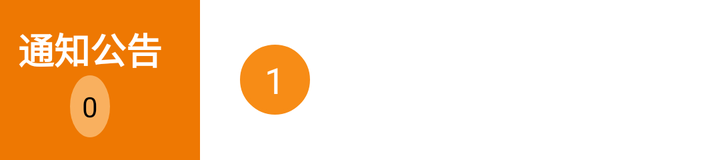
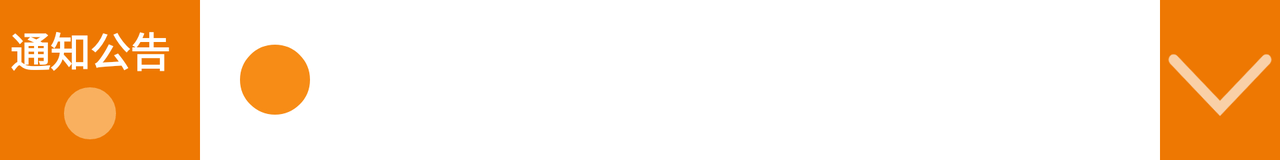

First picture: res/layout/ on a phone held upright. Second picture: the repository's own variant of that layout, on a device whose configuration matches the variant's folder. Source for both follows.
<!-- AndroidManifest.xml: application theme AppBaseTheme -->
<!-- res/layout/view_announcement.xml -->
<LinearLayout
    xmlns:android="http://schemas.android.com/apk/res/android"
    android:layout_width="match_parent"
    android:layout_height="wrap_content"
    android:orientation="horizontal"
    android:background="@color/white">

    
    <LinearLayout
        android:layout_width="100dp"
        android:layout_height="80dp"
        android:orientation="vertical"
        android:background="#ee7802"
        android:gravity="center"
        android:paddingEnd="10dp">

        <TextView
            android:id="@+id/tv_title"
            android:layout_width="wrap_content"
            android:layout_height="wrap_content"
            android:text="通知公告"
            android:textSize="18sp"
            android:textStyle="bold"
            android:layout_gravity="center"
            android:textColor="@color/white" />

        <TextView
            android:id="@+id/tv_count"
            android:layout_width="wrap_content"
            android:layout_height="wrap_content"
            android:padding="6dp"
            android:text="0"
            android:layout_gravity="center"
            android:textSize="14sp"
            android:textColor="#000000"
            android:background="@drawable/bg_count"/> 

    </LinearLayout>

    <LinearLayout
        android:layout_width="0dp"
        android:layout_weight="1"
        android:layout_marginLeft="10dp"
        android:layout_height="match_parent"
        android:orientation="horizontal"
        android:gravity="center_vertical">

        
        <TextView
            android:id="@+id/tv_notice_index"
            android:layout_width="35dp"
            android:layout_height="35dp"
            android:text="1"
            android:layout_marginLeft="10dp"
            android:textSize="18sp"
            android:textColor="@color/white"
            android:background="@drawable/bg_index"
            android:gravity="center"/>

        
        <TextSwitcher
            android:id="@+id/ts_notice"
            android:layout_width="0dp"
            android:layout_height="wrap_content"
            android:layout_marginLeft="20dp"
            android:layout_weight="1"
            android:gravity="center_vertical" />
    </LinearLayout>

</LinearLayout>
<!-- resources referenced by this layout -->
<resources>
  <color name="white">#FFFFFF</color>
  <!-- drawable bg_count (drawable) -->
  <?xml version="1.0" encoding="utf-8"?>
  <shape xmlns:android="http://schemas.android.com/apk/res/android" android:shape="oval">
  <solid android:color="#f9b05f"/>  
  <stroke android:width="2dp" android:color="#f9b05f"/> 
  </shape>
  <!-- drawable bg_index (drawable) -->
  <?xml version="1.0" encoding="utf-8"?>
  <shape xmlns:android="http://schemas.android.com/apk/res/android" android:shape="oval">
      <solid android:color="#f78c16"/>  
      <stroke android:width="2dp" android:color="#f78c16"/> 
  </shape>
  <style name="AppBaseTheme" parent="Theme.AppCompat.Light.NoActionBar">
          
          <item name="colorPrimary">@color/colorPrimary</item>
          <item name="colorPrimaryDark">@color/colorPrimaryDark</item>
          <item name="colorAccent">@color/colorAccent</item>
          <item name="android:textSize">14sp</item>
          <item name="android:textColor">@color/black</item>
          <item name="android:windowBackground">@color/window_background</item>
  
          <item name="colorControlNormal">@color/colorPrimary</item>
          <item name="colorControlActivated">@color/colorAccent</item>
          <item name="colorButtonNormal">@color/colorPrimary</item>
          <item name="android:editTextColor">#555</item>
          <item name="android:textColorHint">#999</item>
          <item name="android:actionMenuTextColor">#333</item>
          <item name="dialogTheme">@style/loading_dialog</item>
          <item name="popupMenuStyle">@style/AppTheme.PopupText</item>
          <item name="toolbarStyle">@style/AppTheme.ToolBarOverlay</item>
          <item name="toolbarNavigationButtonStyle">@style/ToolbarNavigationButtonStyle</item>
          
          <item name="android:dropDownListViewStyle">@style/Spinner.list</item>
      </style>
  <color name="colorPrimary">#3F51B5</color>
  <color name="colorPrimaryDark">#303F9F</color>
  <color name="colorAccent">#FF4081</color>
  <color name="black">#000000</color>
  <color name="window_background">#e0e0e6</color>
  <style name="loading_dialog" parent="android:style/Theme.Dialog">
          <item name="android:background">#FFFFFFFF</item>
          <item name="android:windowFrame">@null</item>
          <item name="android:windowNoTitle">true</item>
          <item name="android:windowIsFloating">true</item>
          <item name="android:windowContentOverlay">@null</item>
      </style>
  <style name="AppTheme.PopupText" parent="@style/TextAppearance.AppCompat.Menu">
          <item name="android:textColor">#FFFFFF</item>
          <item name="android:textSize">14sp</item>
      </style>
  <style name="AppTheme.ToolBarOverlay" parent="Widget.AppCompat.Toolbar">
          <item name="titleTextColor">#FFFFFF</item>
          
          <item name="contentInsetStart">8dp</item>
          
          <item name="contentInsetStartWithNavigation">8dp</item>
          
          <item name="android:paddingLeft">8dp</item>
          
          <item name="android:paddingRight">0dp</item>
          
          <item name="android:minHeight">?actionBarSize</item>
          
          <item name="android:layout_height">?actionBarSize</item>
          
          <item name="android:layout_width">match_parent</item>
          <item name="actionMenuTextColor">#000</item>
      </style>
  <style name="ToolbarNavigationButtonStyle" parent="Widget.AppCompat.Toolbar.Button.Navigation">
          <item name="android:minWidth">16dp</item>
      </style>
  <style name="Spinner.list" parent="">
          <item name="android:divider">#FFe5e5e5</item>
          <item name="android:dividerHeight">1dp</item>
      </style>
</resources>
<!-- res/layout-w600dp/view_announcement.xml (the repository's variant of the layout above) -->
<!-- drawn on the phone turned sideways -->
<LinearLayout
    xmlns:android="http://schemas.android.com/apk/res/android"
    xmlns:tools="http://schemas.android.com/tools"
    android:layout_width="match_parent"
    android:layout_height="wrap_content"
    android:orientation="horizontal"
    android:background="@color/white"
    tools:ignore="MissingDefaultResource">

    
    <LinearLayout
        android:layout_width="100dp"
        android:layout_height="80dp"
        android:orientation="vertical"
        android:background="#ee7802"
        android:gravity="center"
        android:paddingEnd="10dp">

        <TextView
            android:id="@+id/tv_title"
            android:layout_width="wrap_content"
            android:layout_height="wrap_content"
            android:text="通知公告"
            android:textSize="20sp"
            android:textStyle="bold"
            android:layout_gravity="center"
            android:textColor="@color/white" />

        <TextView
            android:id="@+id/tv_count"
            android:layout_width="26dp"
            android:layout_height="26dp"
            android:layout_marginTop="4dp"
            android:text=""
            android:gravity="center"
            android:textSize="12sp"
            android:textColor="#000000"
            android:background="@drawable/bg_count"/> 

    </LinearLayout>

    <LinearLayout
        android:layout_width="0dp"
        android:layout_weight="1"
        android:layout_marginLeft="10dp"
        android:layout_height="match_parent"
        android:orientation="horizontal"
        android:gravity="center_vertical">

        
        <TextView
            android:id="@+id/tv_notice_index"
            android:layout_width="35dp"
            android:layout_height="35dp"
            android:text=""
            android:layout_marginLeft="10dp"
            android:textSize="18sp"
            android:textColor="@color/white"
            android:background="@drawable/bg_index"
            android:gravity="center"/>

        
        <TextSwitcher
            android:id="@+id/ts_notice"
            android:layout_width="0dp"
            android:layout_height="wrap_content"
            android:layout_marginLeft="20dp"
            android:layout_weight="1"
            android:gravity="center_vertical" />
    </LinearLayout>
    
    <ImageView
        android:id="@+id/iv_dropdown"
        android:layout_width="60dp"
        android:layout_height="match_parent"
        android:layout_gravity="center_vertical"
        android:background="#ee7802"
        android:src="@mipmap/ic_downs"
        android:contentDescription="下拉菜单"
        android:clickable="true"
        android:focusable="true" />
</LinearLayout>
<!-- resources referenced by the variant -->
<!-- as the phone turned sideways resolves them -->
<resources>
  <color name="white">#FFFFFF</color>
  <!-- drawable bg_count (drawable) -->
  <?xml version="1.0" encoding="utf-8"?>
  <shape xmlns:android="http://schemas.android.com/apk/res/android" android:shape="oval">
  <solid android:color="#f9b05f"/>  
  <stroke android:width="2dp" android:color="#f9b05f"/> 
  </shape>
  <!-- drawable bg_index (drawable) -->
  <?xml version="1.0" encoding="utf-8"?>
  <shape xmlns:android="http://schemas.android.com/apk/res/android" android:shape="oval">
      <solid android:color="#f78c16"/>  
      <stroke android:width="2dp" android:color="#f78c16"/> 
  </shape>
  <!-- mipmap ic_downs: png bitmap (mipmap-hdpi, 4287 bytes) -->
  <style name="AppBaseTheme" parent="Theme.AppCompat.Light.NoActionBar">
          
          <item name="colorPrimary">@color/colorPrimary</item>
          <item name="colorPrimaryDark">@color/colorPrimaryDark</item>
          <item name="colorAccent">@color/colorAccent</item>
          <item name="android:textSize">14sp</item>
          <item name="android:textColor">@color/black</item>
          <item name="android:windowBackground">@color/window_background</item>
  
          <item name="colorControlNormal">@color/colorPrimary</item>
          <item name="colorControlActivated">@color/colorAccent</item>
          <item name="colorButtonNormal">@color/colorPrimary</item>
          <item name="android:editTextColor">#555</item>
          <item name="android:textColorHint">#999</item>
          <item name="android:actionMenuTextColor">#333</item>
          <item name="dialogTheme">@style/loading_dialog</item>
          <item name="popupMenuStyle">@style/AppTheme.PopupText</item>
          <item name="toolbarStyle">@style/AppTheme.ToolBarOverlay</item>
          <item name="toolbarNavigationButtonStyle">@style/ToolbarNavigationButtonStyle</item>
          
          <item name="android:dropDownListViewStyle">@style/Spinner.list</item>
      </style>
  <color name="colorPrimary">#3F51B5</color>
  <color name="colorPrimaryDark">#303F9F</color>
  <color name="colorAccent">#FF4081</color>
  <color name="black">#000000</color>
  <color name="window_background">#e0e0e6</color>
  <style name="loading_dialog" parent="android:style/Theme.Dialog">
          <item name="android:background">#FFFFFFFF</item>
          <item name="android:windowFrame">@null</item>
          <item name="android:windowNoTitle">true</item>
          <item name="android:windowIsFloating">true</item>
          <item name="android:windowContentOverlay">@null</item>
      </style>
  <style name="AppTheme.PopupText" parent="@style/TextAppearance.AppCompat.Menu">
          <item name="android:textColor">#FFFFFF</item>
          <item name="android:textSize">14sp</item>
      </style>
  <style name="AppTheme.ToolBarOverlay" parent="Widget.AppCompat.Toolbar">
          <item name="titleTextColor">#FFFFFF</item>
          
          <item name="contentInsetStart">8dp</item>
          
          <item name="contentInsetStartWithNavigation">8dp</item>
          
          <item name="android:paddingLeft">8dp</item>
          
          <item name="android:paddingRight">0dp</item>
          
          <item name="android:minHeight">?actionBarSize</item>
          
          <item name="android:layout_height">?actionBarSize</item>
          
          <item name="android:layout_width">match_parent</item>
          <item name="actionMenuTextColor">#000</item>
      </style>
  <style name="ToolbarNavigationButtonStyle" parent="Widget.AppCompat.Toolbar.Button.Navigation">
          <item name="android:minWidth">16dp</item>
      </style>
  <style name="Spinner.list" parent="">
          <item name="android:divider">#FFe5e5e5</item>
          <item name="android:dividerHeight">1dp</item>
      </style>
</resources>
